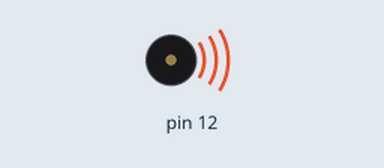
Recording of a sketch running on a simulated Arduino Uno, built with avr-gcc and run on an emulated ATmega328P. Parts: buzzer (waves = sounding).

Above: at 0.04 s.
Timing chart, 0 to 3.1 s (numbered marks = the images above):
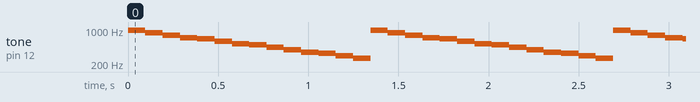

The sketch:

multiTone.ino
```cpp
/**
 * Falesna stupnice
 *
 * circuit:
 * 8-ohm speaker on digital pin 8 + resistor!
 */

#include <Tone.h>
#include "pitches.h"

void setup()
{
  const int oneNoteDuration = 1000; // duration of 1/1 note in milliseconds
  const int numberOfNotes = 14;

  // notes in the melody:
  int melody[] = {
    NC4, ND4, NE4, NF4, NG4, NA4, NB4, NC5, ND5, NE5, NF5, NG5, NA5, NB5
  };
  int melody2[] = {
    //NC5, ND5, NE5, NF5, NG5, NA5, NB5, NC4, ND4, NE4, NF4, NG4, NA4, NB4
    NB5, NA5, NG5, NF5, NE5, ND5, NC5, NB4, NA4, NG4, NF4, NE4, ND4, NC4
  };

  // note durations: 4 = quarter note, 8 = eighth note, etc.:
  int noteDurations[] = {
    8, 8, 8, 8, 8, 8, 8, 8, 8, 8, 8, 8, 8, 8
  };

  Tone notePlayer1;
  Tone notePlayer2;
  notePlayer1.begin(11);
  notePlayer2.begin(12);

  for(;;)
  for (int thisNote = 0; thisNote < numberOfNotes; thisNote++)
  {
    // calculate the note duration in milliseconds
    int noteDuration = oneNoteDuration / noteDurations[thisNote];
    notePlayer1.play(melody[thisNote], noteDuration);
    notePlayer2.play(melody2[thisNote], noteDuration);

    // to distinguish the notes, set a minimum time between them.
    // the note's duration + 30% seems to work well:
    int pauseBetweenNotes = noteDuration * 10 / 13;
    delay(pauseBetweenNotes);
    // stop the tone playing
    notePlayer1.stop();
    notePlayer2.stop();
  }
}

void loop()
{
}
```

pitches.h
```cpp
/*************************************************
 * Declaration of the frequencies of all tones
 *************************************************/

typedef enum
{
  NB0  = 31  ,
  NC1  = 33  ,
  NCS1 = 35  ,
  ND1  = 37  ,
  NDS1 = 39  ,
  NE1  = 41  ,
  NF1  = 44  ,
  NFS1 = 46  ,
  NG1  = 49  ,
  NGS1 = 52  ,
  NA1  = 55  ,
  NAS1 = 58  ,
  NB1  = 62  ,
  NC2  = 65  ,
  NCS2 = 69  ,
  ND2  = 73  ,
  NDS2 = 78  ,
  NE2  = 82  ,
  NF2  = 87  ,
  NFS2 = 93  ,
  NG2  = 98  ,
  NGS2 = 104 ,
  NA2  = 110 ,
  NAS2 = 117 ,
  NB2  = 123 ,
  NC3  = 131 ,
  NCS3 = 139 ,
  ND3  = 147 ,
  NDS3 = 156 ,
  NE3  = 165 ,
  NF3  = 175 ,
  NFS3 = 185 ,
  NG3  = 196 ,
  NGS3 = 208 ,
  NA3  = 220 ,
  NAS3 = 233 ,
  NB3  = 247 ,
  NC4  = 262 ,
  NCS4 = 277 ,
  ND4  = 294 ,
  NDS4 = 311 ,
  NE4  = 330 ,
  NF4  = 349 ,
  NFS4 = 370 ,
  NG4  = 392 ,
  NGS4 = 415 ,
  NA4  = 440 ,
  NAS4 = 466 ,
  NB4  = 494 ,
  NC5  = 523 ,
  NCS5 = 554 ,
  ND5  = 587 ,
  NDS5 = 622 ,
  NE5  = 659 ,
  NF5  = 698 ,
  NFS5 = 740 ,
  NG5  = 784 ,
  NGS5 = 831 ,
  NA5  = 880 ,
  NAS5 = 932 ,
  NB5  = 988 ,
  NC6  = 1047,
  NCS6 = 1109,
  ND6  = 1175,
  NDS6 = 1245,
  NE6  = 1319,
  NF6  = 1397,
  NFS6 = 1480,
  NG6  = 1568,
  NGS6 = 1661,
  NA6  = 1760,
  NAS6 = 1865,
  NB6  = 1976,
  NC7  = 2093,
  NCS7 = 2217,
  ND7  = 2349,
  NDS7 = 2489,
  NE7  = 2637,
  NF7  = 2794,
  NFS7 = 2960,
  NG7  = 3136,
  NGS7 = 3322,
  NA7  = 3520,
  NAS7 = 3729,
  NB7  = 3951,
  NC8  = 4186,
  NCS8 = 4435,
  ND8  = 4699,
  NDS8 = 4978
} ToneFreq;
```

Measured:
- by itself, tone on pin 12: repeats every 1.3 s: 880 Hz 0.10 s, 784 Hz 0.10 s, 698 Hz 0.10 s, 659 Hz 0.10 s, 587 Hz 0.10 s, 523 Hz 0.10 s, 494 Hz 0.10 s, 440 Hz 0.10 s, 392 Hz 0.10 s, 349 Hz 0.10 s, 330 Hz 0.10 s, 294 Hz 0.10 s, 262 Hz 0.10 s, 988 Hz 0.10 s
